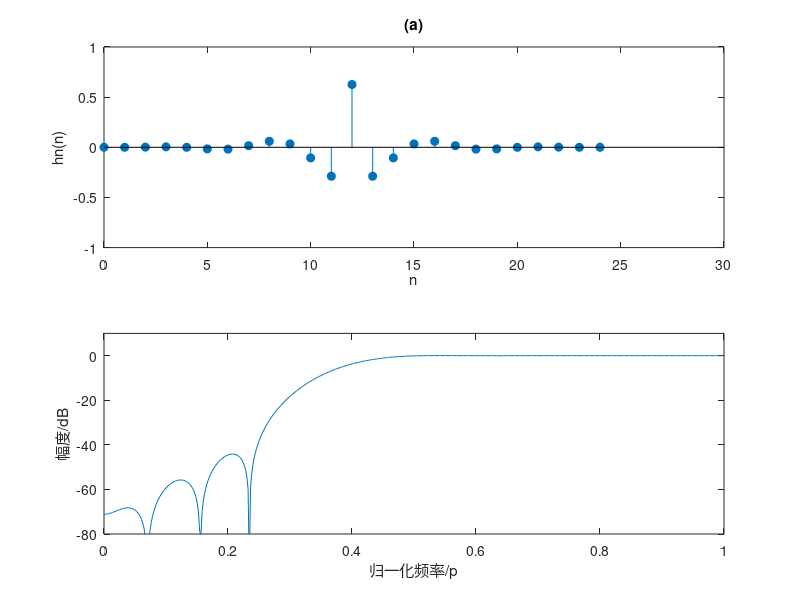

The MATLAB script that drew this image:
%% 用窗函数法设计线性相位高通FIRDF，要求通带截止频率wp = pi/2，阻带截止频率ws = pi/4，通带最大衰减ap=1dB，阻带最小衰减as=40dB。
%% as = 40dB，可选用汉宁窗。过渡带宽度 DB = wp - ws = pi/4，汉宁窗的精确过渡带宽度 DB_ = 6.2pi/N。所以 6.2pi/N <= pi/4, N >= 24.8。

clear global;
close all;
wp = pi/2;
ws = pi/4;
DB = wp-ws;

N0 = ceil(6.2*pi/DB); %向上取整。
N = N0 + mod(N0+1, 2); %对于第一类相伴特性的FIRDF，高通滤波器N只能为奇数。
wc = (wp+ws)/2/pi;
hn = fir1(N-1, wc, 'high', hanning(N));

n = 0:N-1;

subplot(2,1,1);
stem(n, hn, 'filled');
axis([0,30,-1,1]);  %画针状图
title('(a)');xlabel('n');ylabel('hn(n)');


[H,w1]=freqz(hn,1);
% plot(w1/pi,20*log10(abs(H))); 
subplot(2,1,2);
plot(w1/pi,20*log10(abs(H))); %创建 Y 中数据对 X 中对应值的二维线图
axis([0,1,-80,10]); 
xlabel('归一化频率/p') ;
ylabel('幅度/dB') ;

